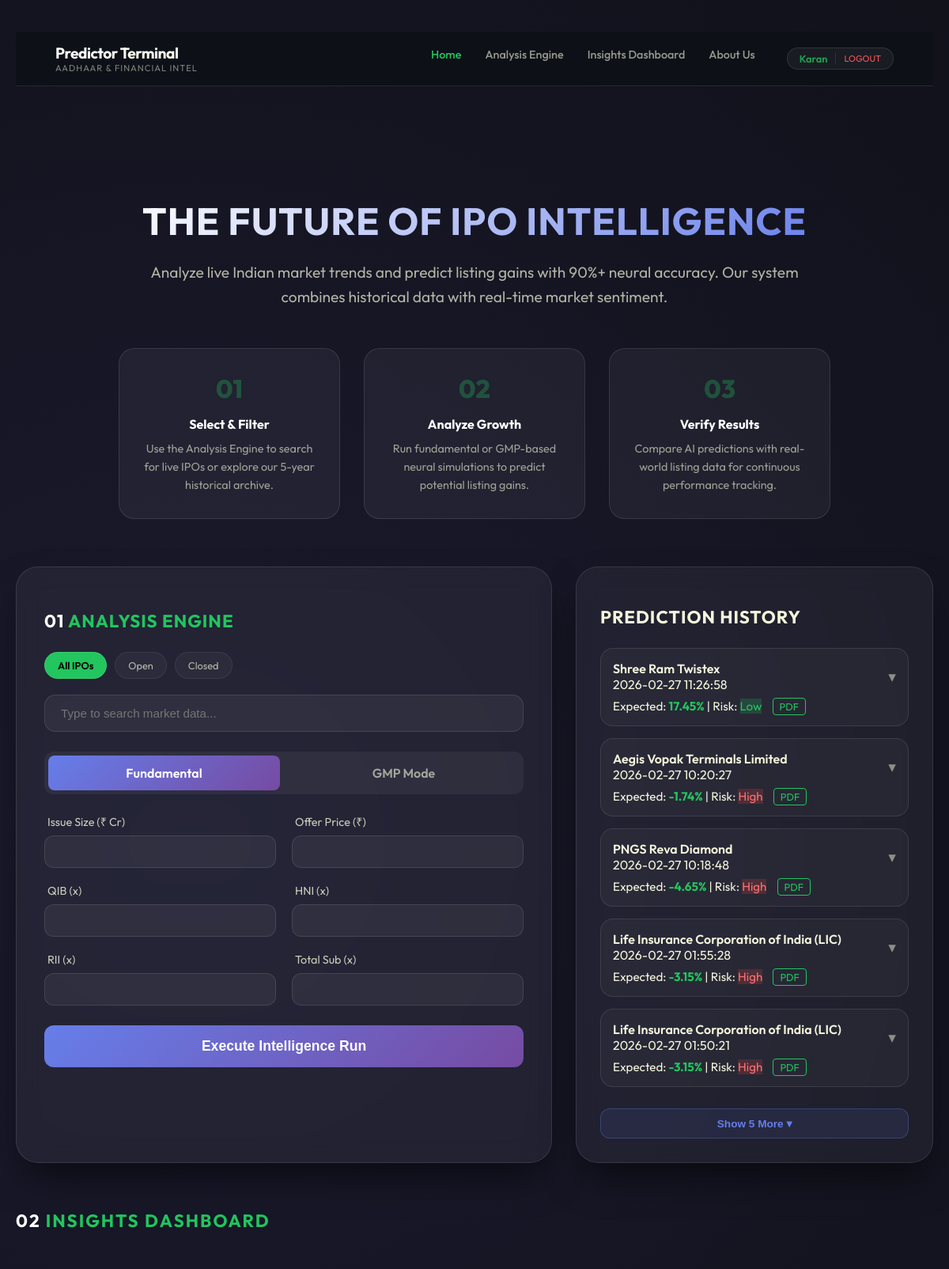
/ (signed in, upper part), run on an earlier commit of the app's database.
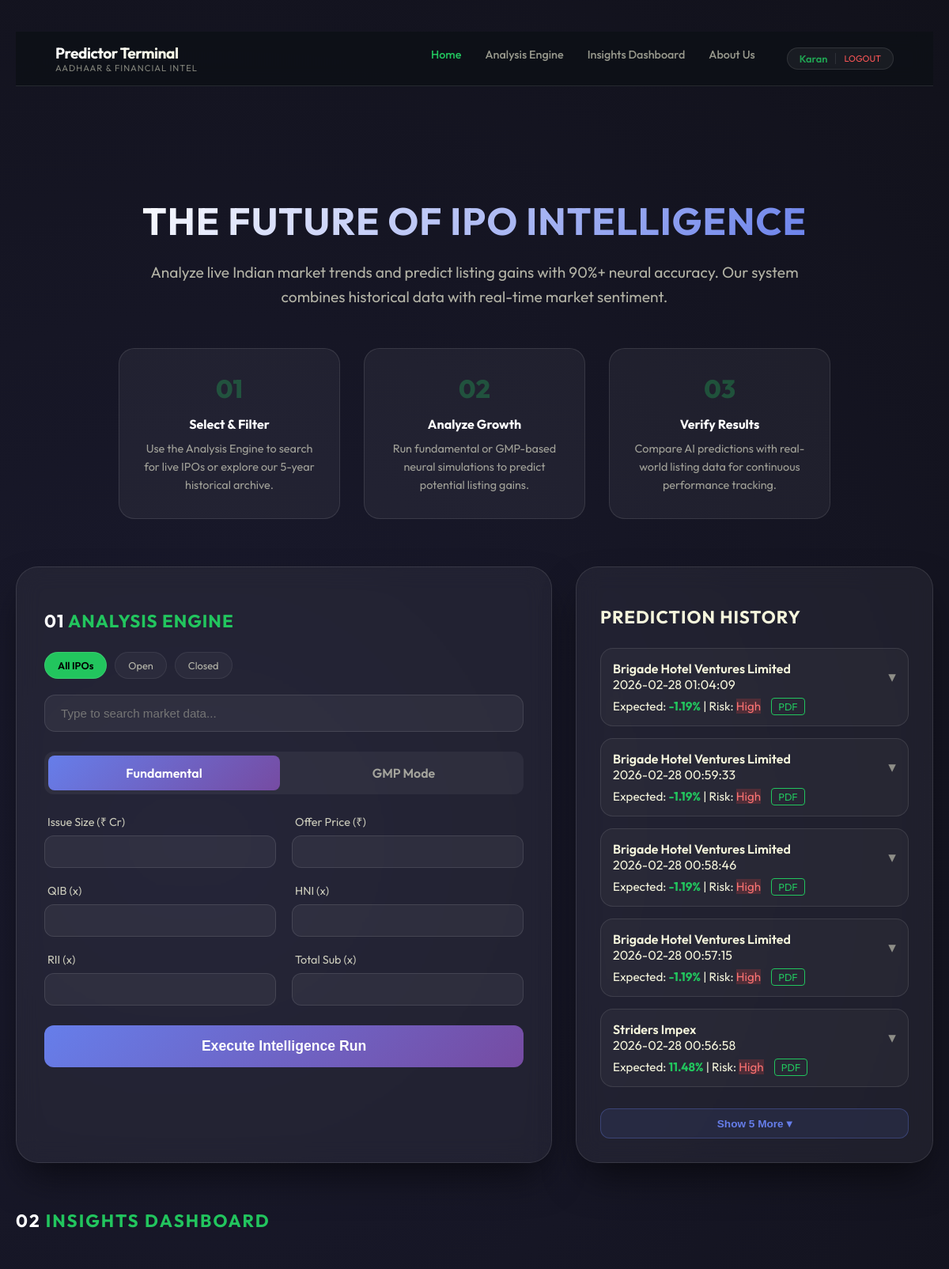
And on a later commit of the database.
### app.py (models this page shows)
class Prediction(db.Model):
    id = db.Column(db.Integer, primary_key=True)
    user_id = db.Column(db.Integer, db.ForeignKey('user.id'), nullable=False)
    ipo_name = db.Column(db.String(200))
    gain = db.Column(db.String(50))
    risk = db.Column(db.String(50))
    timestamp = db.Column(db.String(100))
    model_type = db.Column(db.String(50))
    inputs_json = db.Column(db.Text) # Store inputs as JSON string

### app.py (the view)
@app.route('/')
@login_required
def index():
    user_history = Prediction.query.filter_by(user_id=current_user.id).order_by(Prediction.id.desc()).limit(10).all()
    formatted_history = []
    for item in user_history:
        formatted_history.append({
            'id': item.id,
            'ipo_name': item.ipo_name,
            'gain': item.gain,
            'risk': item.risk,
            'timestamp': item.timestamp,
            'type': item.model_type,
            'inputs': json.loads(item.inputs_json) if item.inputs_json else {}
        })
    return render_template('index.html', history=formatted_history)

### app.py (called while the page is built)
@login_manager.user_loader
def load_user(user_id):
    return User.query.get(int(user_id))

### templates/index.html (shortened to what the changed rows need)
<!DOCTYPE html>
<html lang="en">
<head>
</head>
<body>
    <nav class="top-nav">
        <div class="nav-brand">
            <h1>Predictor Terminal</h1>
        </div>
    </nav>
    <section class="hero" id="hero">
        <h2>The Future of IPO Intelligence</h2>
    </section>
    <div class="container">
        <div class="layout">
            <div class="card" id="analysis-engine">
                <h2><span style="color: #fff;">01</span> Analysis Engine</h2>
            </div>
            <div class="card" id="prediction-history" style="padding: 30px;">
                <h2 style="color: var(--beige);">Prediction History</h2>
                <div class="history-list" id="history-list-container">
                    {% if history %}
                    {% for item in history %}
                    <div class="history-item {% if loop.index > 5 %}history-extra hidden{% endif %}"
                        onclick="this.classList.toggle('expanded')">
                        <div class="history-header">
                            <div>
                                <span class="history-name">{{ item.ipo_name }}</span>
                                <div class="history-date">{{ item.timestamp }}</div>
                            </div>
                            <div class="history-toggle-icon">▾</div>
                        </div>
                        <div style="margin-top: 8px; font-size: 0.95rem;">
                            Expected: <strong style="color: var(--money-green)">{{ item.gain }}</strong> |
                            Risk: <span class="risk-{{ item.risk }}">{{ item.risk }}</span>
                            <a href="{{ url_for('download_report', prediction_id=item.id) }}"
                                style="margin-left: 10px; color: var(--money-green); text-decoration: none; font-size: 0.8rem; border: 1px solid var(--money-green); padding: 2px 8px; border-radius: 4px;">PDF</a>
                        </div>
                    </div>
                    {% endfor %}
                    {% else %}
                    <p style="opacity: 0.4; text-align: center; margin-top: 40px;">System idle. Waiting for analysis...
                    </p>
                    {% endif %}
                </div>
            </div>
        </div>
        <div class="dashboard-container" id="dashboard-visuals" style="grid-template-columns: 1fr 1fr;">
            <h2
                style="grid-column: 1 / -1; margin-bottom: 20px; color: var(--money-green); text-transform: uppercase; letter-spacing: 2px;">
                <span style="color: #fff;">02</span> Insights Dashboard
            </h2>
        </div>
    </div>
</body>
</html>

What changed in the data, as far as the page shows it:
no longer on this page (row unchanged): Prediction: ipo_name "Shree Ram Twistex", timestamp "2026-02-27 11:26:58", gain "17.45%", risk "Low"
no longer on this page (row unchanged): Prediction: ipo_name "Aegis Vopak Terminals Limited", timestamp "2026-02-27 10:20:27", gain "-1.74%", risk "High"
no longer on this page (row unchanged): Prediction: ipo_name "PNGS Reva Diamond", timestamp "2026-02-27 10:18:48", gain "-4.65%", risk "High"
no longer on this page (row unchanged): Prediction: ipo_name "Life Insurance Corporation of India (LIC)", timestamp "2026-02-27 01:55:28", gain "-3.15%", risk "High"
no longer on this page (row unchanged): Prediction: ipo_name "Life Insurance Corporation of India (LIC)", timestamp "2026-02-27 01:50:21", gain "-3.15%", risk "High"
added Prediction: ipo_name "Brigade Hotel Ventures Limited", timestamp "2026-02-28 01:04:09", gain "-1.19%", risk "High"
added Prediction: ipo_name "Brigade Hotel Ventures Limited", timestamp "2026-02-28 00:59:33", gain "-1.19%", risk "High"
added Prediction: ipo_name "Brigade Hotel Ventures Limited", timestamp "2026-02-28 00:58:46", gain "-1.19%", risk "High"
added Prediction: ipo_name "Brigade Hotel Ventures Limited", timestamp "2026-02-28 00:57:15", gain "-1.19%", risk "High"
added Prediction: ipo_name "Striders Impex", timestamp "2026-02-28 00:56:58", gain "11.48%", risk "High"
